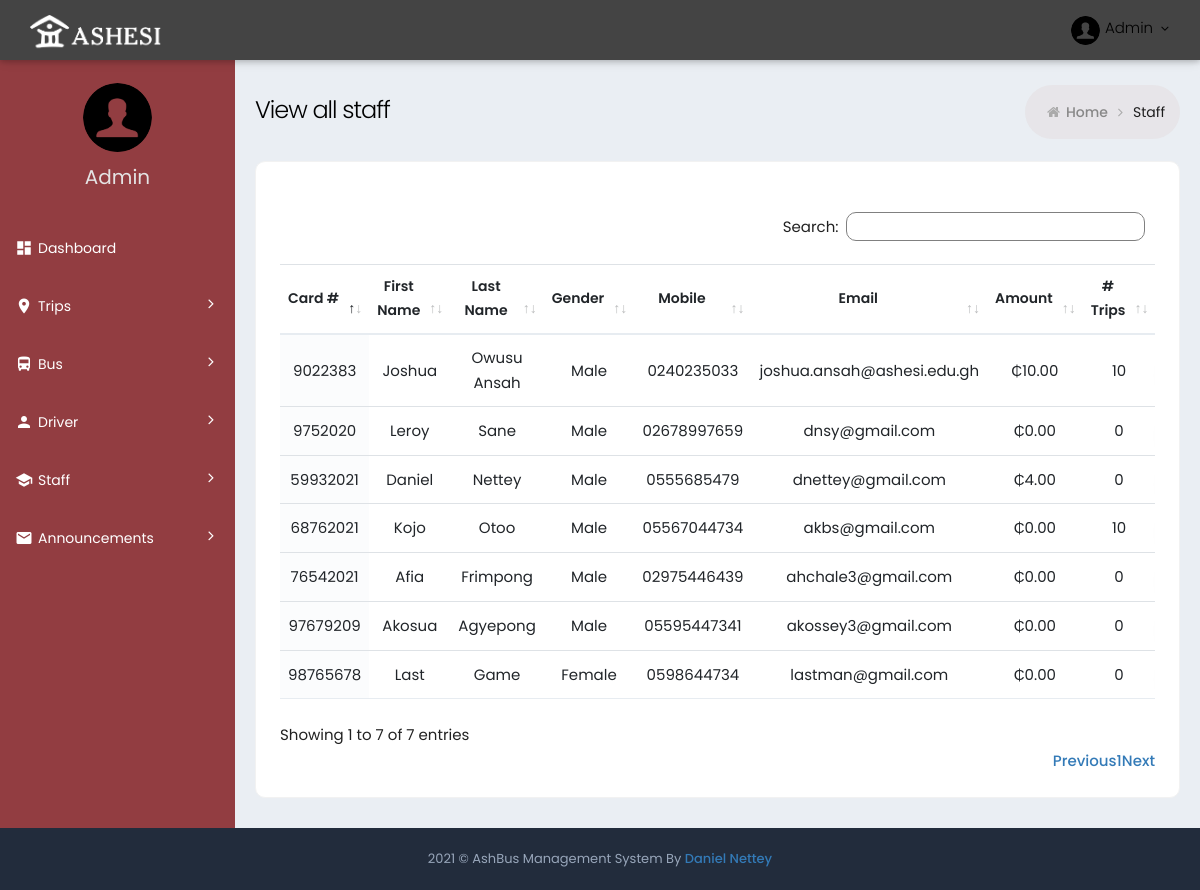
Page /staff/ on the committed database.
### ashbus/ashbus_web/models.py (models this page shows, shortened)
class Staff(models.Model):
    card_id = models.CharField(max_length=10)
    amount = models.IntegerField(default=0)
    person = models.ForeignKey(Person, on_delete=models.CASCADE)
    password = models.CharField(max_length=20, default="")

class Person(models.Model):
    email = models.CharField(max_length=40)
    first_name = models.CharField(max_length=20)
    last_name = models.CharField(max_length=20)
    mobile = models.CharField(max_length=20)
    gender = models.CharField(max_length=10)
    number_of_trips = models.IntegerField(default=0)

### ashbus/ashbus_web/views.py (the view)
# urls.py: path('staff/', StaffView, name="staff"),
def StaffView(request):
    staff = Staff.objects.all()
    return render(request, "staff.html", {"staff":staff})

### ashbus/ashbus_web/templates/staff.html (shortened to what this page needs)
{% extends 'innerBase.html'  %}
{% block Content %}
<div class="page-content-wrapper">
	<div class="page-content">
		<div class="page-bar">
			<div class="page-title-breadcrumb">
				<div class=" pull-left">
					<div class="page-title">View all staff</div>
				</div>
				<ol class="breadcrumb page-breadcrumb pull-right">
					<li><i class="fa fa-home"></i>&nbsp;<a class="parent-item" href="{% url 'index' %}">Home</a>&nbsp;<i
							class="fa fa-angle-right"></i>
					</li>
					<li class="active">Staff</li>
				</ol>
			</div>
		</div>
		<div class="row">
			<div class="col-md-12">
				<div class="card card-box">
					<div class="card-body ">
						<div class="row p-b-20">
						</div>
						<div class="table-scrollable">
							<table class="table table-hover table-checkable order-column full-width" id="example4">
								<thead>
									<tr>
										<th class="center"> Card # </th>
										<th class="center"> First Name </th>
										<th class="center"> Last Name</th>
										<th class="center"> Gender </th>
										<th class="center"> Mobile </th>
										<th class="center"> Email </th>
										<th class="center"> Amount </th>
										<th class="center"> # Trips </th>
									</tr>
								</thead>
								<tbody>
									{% for staff in staff%}
									<form action="">
										<tr class="odd gradeX">
											<td class="center"> {{ staff.card_id }} </td>
											<td class="center"> {{ staff.person.first_name }} </td>
											<td class="center"> {{ staff.person.last_name }} </td>
											<td class="center"> {{ staff.person.gender }} </td>
											<td class="center"> {{ staff.person.mobile }} </td>
											<td class="center"> {{ staff.person.email }} </td>
											<td class="center"> ₵{{ staff.amount }}.00 </td>
											<td class="center"> {{ staff.person.number_of_trips }} </td>
										</tr>
									</form>
									{% endfor %}
								</tbody>
							</table>
						</div>
					</div>
				</div>
			</div>
		</div>
	</div>
</div>
{% endblock Content %}

### ashbus/ashbus_web/static/css/material_style.css (style rules this page uses)
.full-width { width: 100% !important; }

### ashbus/ashbus_web/static/css/responsive.css (style rules this page uses)
@media (min-width:992px) { .page-content-wrapper { float: left; width: 100% } }
@media (min-width:992px) { .page-content-wrapper .page-content { margin-left: 235px; margin-top: 0; min-height: 600px; padding: 25px 20px 10px } }

### ashbus/ashbus_web/static/css/theme-color.css (style rules this page uses)
:root { --sidebar-color: #ffffff; --sidebar-font-color: #4680ff; --logo-color: #222c3c; --header-color: #6673FC; }

### rows in the picture
Staff: card_id "59932021", person.first_name "Daniel", person.last_name "Nettey", person.gender "Male", person.mobile "0555685479", person.email "dnettey@gmail.com", amount "4", person.number_of_trips "0"
Staff: card_id "9752020", person.first_name "Leroy", person.last_name "Sane", person.gender "Male", person.mobile "02678997659", person.email "dnsy@gmail.com", amount "0", person.number_of_trips "0"
Staff: card_id "76542021", person.first_name "Afia", person.last_name "Frimpong", person.gender "Male", person.mobile "02975446439", person.email "ahchale3@gmail.com", amount "0", person.number_of_trips "0"
Staff: card_id "97679209", person.first_name "Akosua", person.last_name "Agyepong", person.gender "Male", person.mobile "05595447341", person.email "akossey3@gmail.com", amount "0", person.number_of_trips "0"
Staff: card_id "68762021", person.first_name "Kojo", person.last_name "Otoo", person.gender "Male", person.mobile "05567044734", person.email "akbs@gmail.com", amount "0", person.number_of_trips "10"
Staff: card_id "98765678", person.first_name "Last", person.last_name "Game", person.gender "Female", person.mobile "0598644734", person.email "lastman@gmail.com", amount "0", person.number_of_trips "0"
Staff: card_id "9022383", person.first_name "Joshua", person.last_name "Owusu Ansah", person.gender "Male", person.mobile "0240235033", person.email "joshua.ansah@ashesi.edu.gh", amount "10", person.number_of_trips "10"
